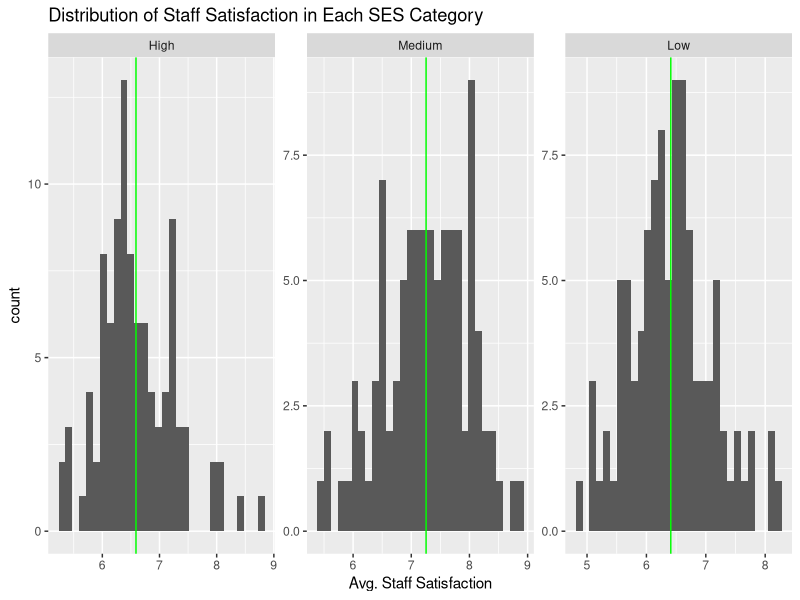
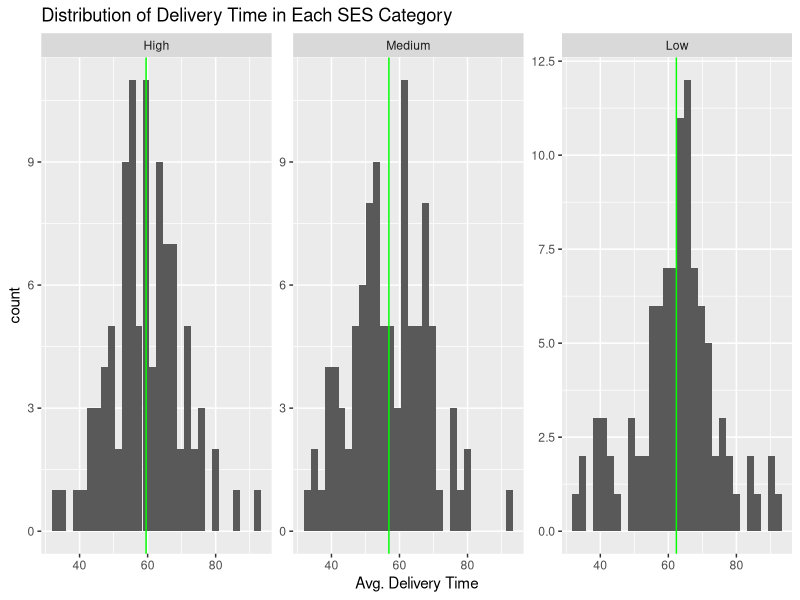
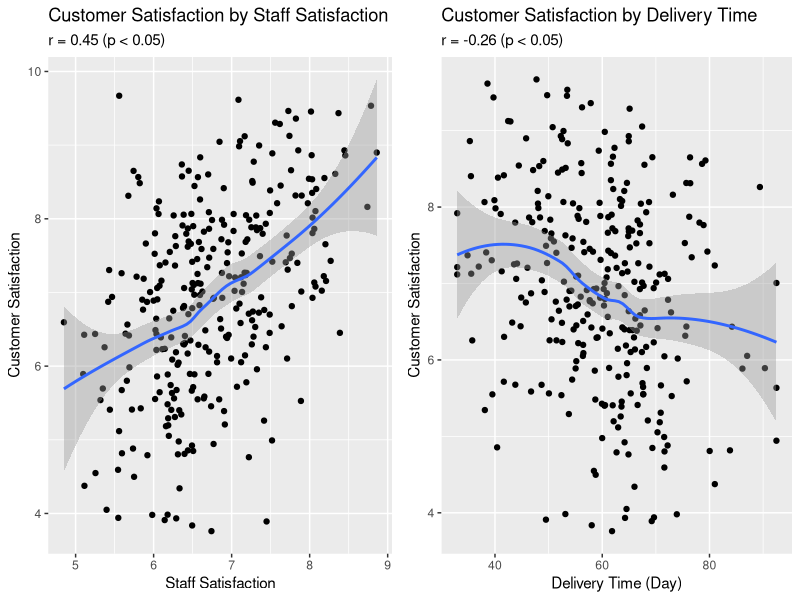
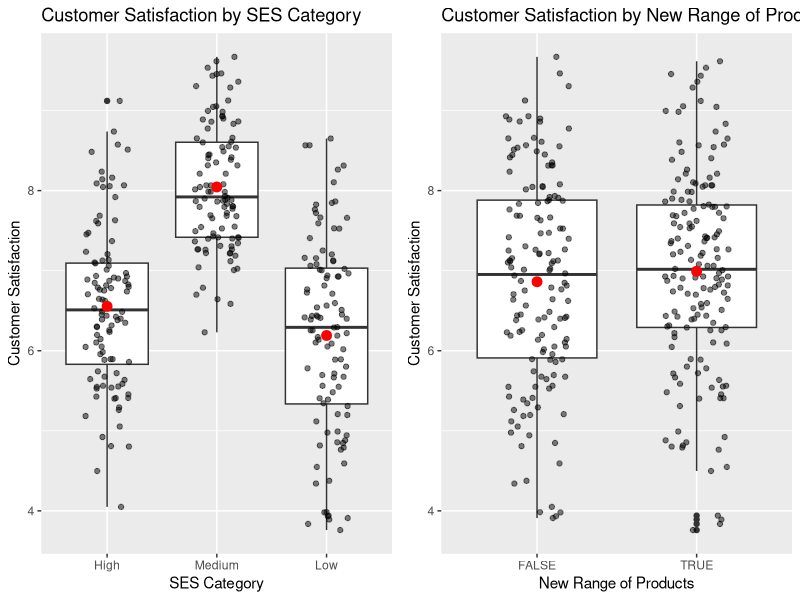
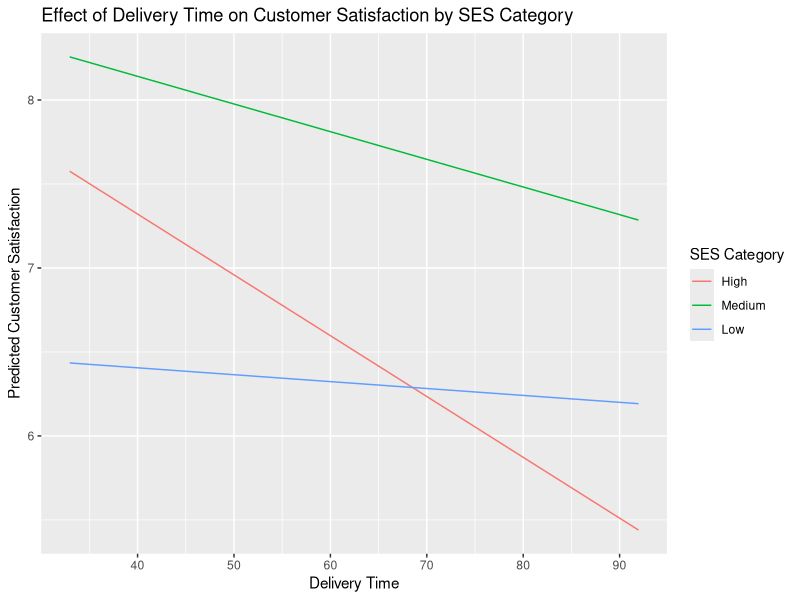

Write R code to recreate these figures, in order.
## ---- chunk 1
library(Hmisc)
library(tidyverse)
library(gridExtra)
library(dplyr)
library(kableExtra)
library(ggplot2)
library(car)
options(width=100)
## ---- chunk 2
data_cust <- read_csv("cust_satisfaction.csv")
## ---- chunk 3
str(data_cust)
## ---- chunk 4
# Check missing values
colSums(is.na(data_cust))
## ---- chunk 5
# Check the distribution of staff satisfaction in each SES Category
# Find the mean of staff satisfaction
data_by_staff <- data_cust |>  
  group_by(SES_category)|> 
  summarise(mean=mean(staff.satisfaction))

# Plotting data distribution to histogram
data_cust |> 
  ggplot(aes(x = staff.satisfaction)) + 
  geom_histogram () + 
  facet_wrap(~ factor(SES_category, levels = c("High", "Medium", "Low")), scales = "free") +
  geom_vline(data=data_by_staff, aes(xintercept=mean), col="green") +
  labs(
    title = "Distribution of Staff Satisfaction in Each SES Category",
    x = "Avg. Staff Satisfaction"
    )
## ---- chunk 6
# Check the distribution of delivery time in each SES Category
# Find the mean of delivery time
data_by_deliv <- data_cust |>  
  group_by(SES_category)|> 
  summarise(mean=mean(delivery.time))

# Plotting data distribution to histogram
data_cust |> 
  ggplot(aes(x = delivery.time)) + 
  geom_histogram () + 
  facet_wrap(~ factor(SES_category, levels = c("High", "Medium", "Low")), scales = "free") +
  geom_vline(data=data_by_deliv, aes(xintercept=mean), col="green") +
  labs(
    title = "Distribution of Delivery Time in Each SES Category",
    x = "Avg. Delivery Time"
    )
## ---- chunk 7
# Correlation between customer satisfaction, staff satisfaction, and delivery time (numerical variables)
rcorr(as.matrix(select(data_cust,customer.satisfaction, staff.satisfaction, delivery.time)))

# Plot correlation between continuous variables (Staff Satisfaction and Delivery Time) to customer satisfaction using scatter plot
grid.arrange(
  ggplot(data_cust, aes(y=customer.satisfaction, x=staff.satisfaction)) + geom_point() + geom_smooth() + labs(title = "Customer Satisfaction by Staff Satisfaction", x="Staff Satisfaction", y="Customer Satisfaction", subtitle = "r = 0.45 (p < 0.05)"),
  ggplot(data_cust, aes(y=customer.satisfaction, x=delivery.time)) + geom_point() + geom_smooth() + labs(title = "Customer Satisfaction by Delivery Time", x="Delivery Time (Day)", y="Customer Satisfaction", subtitle = "r = -0.26 (p < 0.05)"),
  ncol=2
)
## ---- chunk 8
# Plot relationship between discrete variables (SES Category and New Range) to customer satisfaction using boxplot and jitter points
grid.arrange(
  ggplot(data_cust, aes(x =factor(SES_category, levels = c("High", "Medium", "Low")), y = customer.satisfaction)) + geom_boxplot() + geom_jitter(width = 0.2, alpha = 0.5) +  stat_summary(fun = mean, geom = "point", color = "red", size = 3) + labs(title = "Customer Satisfaction by SES Category", x = "SES Category", y = "Customer Satisfaction"),
  ggplot(data_cust, aes(x = new_range, y = customer.satisfaction)) + geom_boxplot() + geom_jitter(width = 0.2, alpha = 0.5) +  stat_summary(fun = mean, geom = "point", color = "red", size = 3) + labs(title = "Customer Satisfaction by New Range of Products", x = "New Range of Products", y = "Customer Satisfaction"),
  ncol=2
)
## ---- chunk 9
# Linear Regression of Cust. Satisfaction on SES Category
m.cs.by.ses <- lm(customer.satisfaction ~ SES_category, data = data_cust)
summary(m.cs.by.ses)
cbind(coef(m.cs.by.ses), confint(m.cs.by.ses))
## ---- chunk 10
# Linear Regression of Cust. Satisfaction on Staff Satisfaction
m.cs.by.ss <- lm(customer.satisfaction ~ staff.satisfaction, data = data_cust)
summary(m.cs.by.ss)
cbind(coef(m.cs.by.ss), confint(m.cs.by.ss))
## ---- chunk 11
# Linear Regression of Cust. Satisfaction on Delivery Time
m.cs.by.dt <- lm(customer.satisfaction ~ delivery.time, data = data_cust)
summary(m.cs.by.dt)
cbind(coef(m.cs.by.dt), confint(m.cs.by.dt))
## ---- chunk 12
# Linear Regression of Cust. Satisfaction on New Range
m.cs.by.nr <- lm(customer.satisfaction ~ new_range, data = data_cust)
summary(m.cs.by.nr)
cbind(coef(m.cs.by.nr), confint(m.cs.by.nr))
## ---- chunk 13
# Multiple Linear Regression without Interaction
m.cs.by.factors <- lm(customer.satisfaction~SES_category + staff.satisfaction + delivery.time, data=data_cust)
summary(m.cs.by.factors)
cbind(coef(m.cs.by.factors), confint(m.cs.by.factors))
## ---- chunk 14
# Multiple Linear Regression with Interaction in All Factors
m.cs.by.factors.intr <- lm(customer.satisfaction~SES_category * staff.satisfaction * delivery.time, data=data_cust)
summary(m.cs.by.factors.intr)
cbind(coef(m.cs.by.factors.intr), confint(m.cs.by.factors.intr))
## ---- chunk 15
# Multiple Linear Regression with Interaction in SES Category and Delivery Time
m.cs.by.sesdt.ss <- lm(customer.satisfaction~SES_category * delivery.time + staff.satisfaction, data=data_cust)
summary(m.cs.by.sesdt.ss)
cbind(coef(m.cs.by.sesdt.ss), confint(m.cs.by.sesdt.ss))
## ---- chunk 16
vif(m.cs.by.factors)
vif(m.cs.by.factors.intr)
vif(m.cs.by.sesdt.ss)
## ---- chunk 17
anova(m.cs.by.factors, m.cs.by.sesdt.ss)
## ---- chunk 18
# Create prediction data frame
pred_df <- tibble(
  delivery.time = rep(seq(min(data_cust$delivery.time), 
                         max(data_cust$delivery.time), 
                         by = 1), 3),
  SES_category = factor(rep(c("High", "Medium", "Low"), 
                    each = length(seq(min(data_cust$delivery.time), 
                                    max(data_cust$delivery.time), 
                                    by = 1))),
                    levels = c("High", "Medium", "Low")),  # specify order
  staff.satisfaction = mean(data_cust$staff.satisfaction)
)

# Get predictions
pred_df <- pred_df |> 
  mutate(predicted = predict(m.cs.by.sesdt.ss, newdata = pred_df))

# Create plot with ordered categories
ggplot(pred_df) + 
  geom_line(aes(x = delivery.time, y = predicted, color = SES_category)) +
  labs(title = "Effect of Delivery Time on Customer Satisfaction by SES Category",
       x = "Delivery Time",
       y = "Predicted Customer Satisfaction",
       color = "SES Category")
